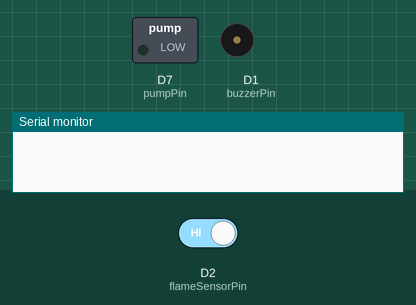
Bench run of a sketch on a simulated ESP8266 (NodeMCU). Parts: switched loads named in the sketch (green lamp = pin HIGH), buzzer (waves = sounding, pin HIGH), the last lines printed to the serial monitor. The inputs (shaded band) are chosen by the test bench; at power-on: D2 (flameSensorPin) HIGH. WiFi joins after 1.5 s; servers stay silent unless stated.

Above: at 3.0 s.
3.1 s: D2 (flameSensorPin) driven LOW
At 4.6 s:
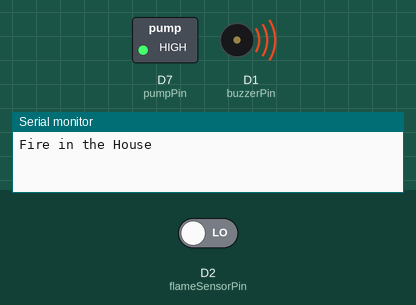
At 5.4 s:
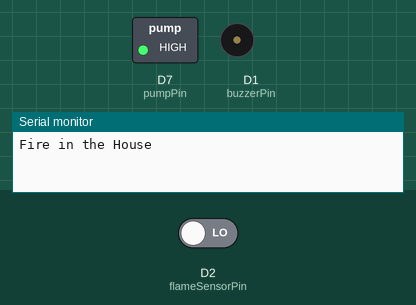
6.3 s: D2 (flameSensorPin) driven HIGH
At 8.1 s:
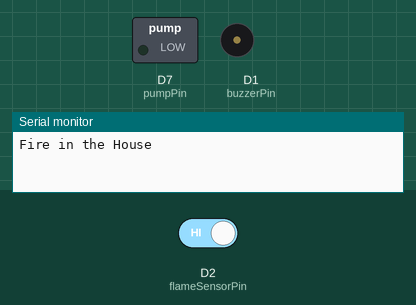
Timing chart, 0 to 9.6 s (numbered marks = the images above; inputs shaded):
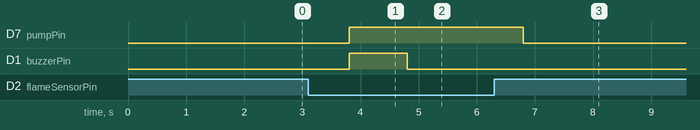

The sketch:

fire_alarm_TKS.ino
```cpp
#define BLYNK_TEMPLATE_ID "TMPL3MgR_xQ7K"
#define BLYNK_TEMPLATE_NAME "fire alarm"
#define BLYNK_AUTH_TOKEN "qQ9u4Z9lL5TLqRKE-QS82xhA5EU-iK_d"

#define BLYNK_PRINT Serial   // Enables serial output for debugging
#include <ESP8266WiFi.h>     // Includes the ESP8266 WiFi library
#include <BlynkSimpleEsp8266.h>  // Includes the Blynk library for ESP8266

char auth[] = BLYNK_AUTH_TOKEN;  // Auth token for Blynk, required to connect to the Blynk cloud

// Replace these with your Wi-Fi credentials
char ssid[] = "tks12345";  // Enter your Wi-Fi SSID (network name)
char pass[] = "12345678";  // Enter your Wi-Fi password

BlynkTimer timer;  // Blynk timer object to run tasks periodically
int flag = 0;  // Flag to prevent multiple alerts
int flameSensorPin = D2;  // Pin connected to the flame sensor
int buzzerPin = D1;       // Pin connected to the buzzer
int pumpPin = D7;         // Pin connected to the water pump

// Function to read sensor data and send alert if necessary
void sendSensor() {
  int flameDetected = digitalRead(flameSensorPin);  // Read the state of the flame sensor

  if (flameDetected == LOW && flag == 0) {  // Flame detected (assuming LOW signal for detection)
    Serial.println("Fire in the House");  // Print alert message to serial monitor
    Blynk.logEvent("fire_alert", "Fire Detected by Flame Sensor");  // Log the event on Blynk app

    digitalWrite(buzzerPin, HIGH);  // Turn on the buzzer
    digitalWrite(pumpPin, HIGH);    // Turn on the water pump
    delay(1000);                    // Keep the buzzer and pump on for 1 second
    digitalWrite(buzzerPin, LOW);   // Turn off the buzzer

    flag = 1;  // Set the flag to prevent multiple alerts
  }
  else if (flameDetected == HIGH) {  // If the flame is no longer detected
    flag = 0;  // Reset the flag
    digitalWrite(buzzerPin, LOW);  // Turn off the buzzer
    digitalWrite(pumpPin, LOW);    // Turn off the water pump
  }
}

// Setup function, runs once when the device is powered on
void setup() {
  pinMode(flameSensorPin, INPUT);  // Set the flame sensor pin as input
  pinMode(buzzerPin, OUTPUT);      // Set the buzzer pin as output
  pinMode(pumpPin, OUTPUT);        // Set the water pump pin as output
  digitalWrite(buzzerPin, LOW);    // Ensure the buzzer is off at startup
  digitalWrite(pumpPin, LOW);      // Ensure the pump is off at startup

  Serial.begin(115200);  // Start serial communication at 115200 baud rate
  Blynk.begin(auth, ssid, pass);  // Connect to Blynk cloud using Wi-Fi credentials
  timer.setInterval(1000L, sendSensor);  // Set the timer to run sendSensor function every second
}

// Main loop function, runs continuously
void loop() {
  Blynk.run();  // Run Blynk process to keep the connection alive
  timer.run();  // Run the timer to check sensor data periodically
}
```

Measured:
- after the input at 3.1 s, D7 (pumpPin): LOW → HIGH after 0.70 s; D1 (buzzerPin): LOW → HIGH after 0.70 s, → LOW 1.0 s later
- after the input at 6.3 s, D7 (pumpPin): HIGH → LOW after 0.50 s
